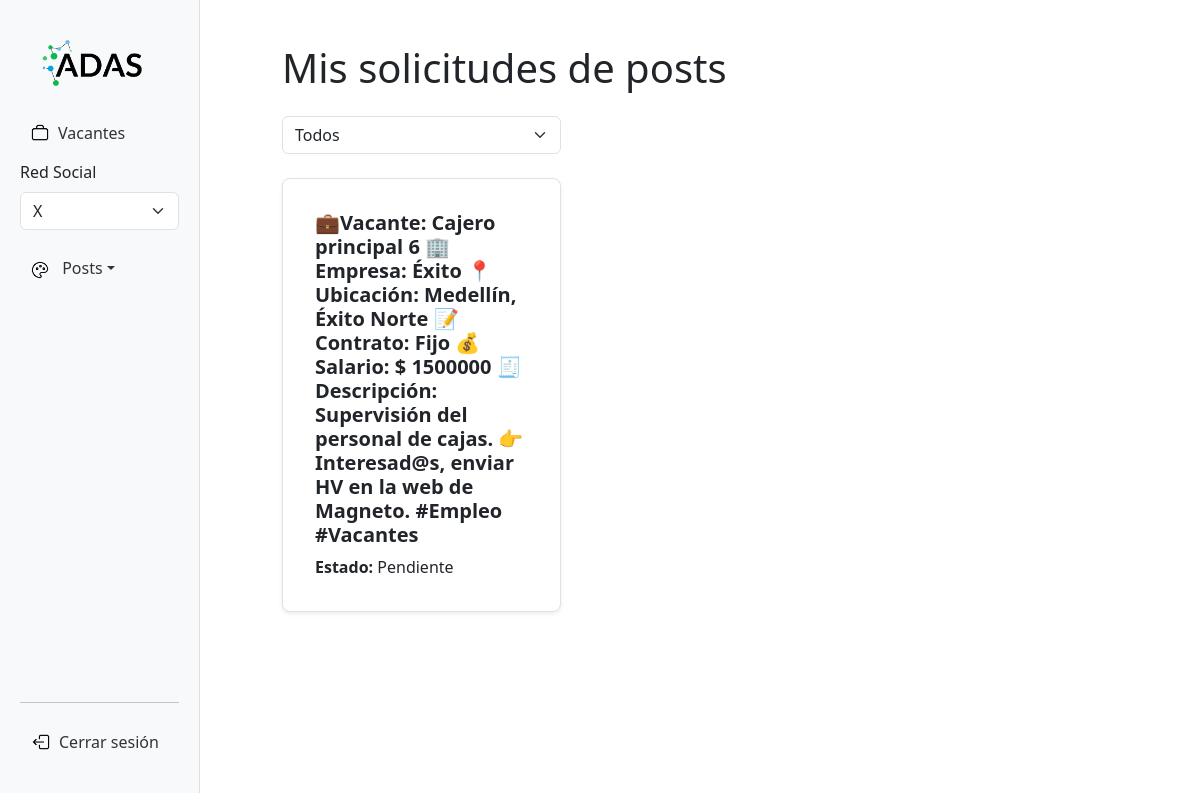
Page /administrador/mis-solicitudes/post/ (signed in) on the committed database.
### administrador/models.py (models this page shows, shortened)
class Post(models.Model):
    nombre = models.CharField(max_length=250)
    texto = models.TextField(blank=True, null=True)  # Texto del anuncio
    revision = models.OneToOneField(Revision, on_delete=models.CASCADE, null=True, blank=True) # Campo para aprovación
    created_at = models.DateField(default=date.today)

class Revision(models.Model):
    ESTADOS = [
        ('PENDIENTE', 'Pendiente'),
        ('APROBADO', 'Aprobado'),
        ('RECHAZADO', 'Rechazado'),
    ]
    usuario = models.ForeignKey(User, on_delete=models.CASCADE, related_name='revisiones')
    estado = models.CharField(max_length=20, choices=ESTADOS, default='Pendiente')
    comentario_admin = models.TextField(blank=True, null=True, help_text="Comentario del administrador al aprobar o rechazar")
    created_at = models.DateField(default=date.today)

### administrador/views.py (the view)
# urls.py: path("mis-solicitudes/<str:tipo>/", views.mis_solicitudes_contenido, name="mis_solicitudes_contenido"),
@login_required
def mis_solicitudes_contenido(request, tipo):
    MODELOS = {
        'ad': Ad,
        'post': Post,
    }
    Modelo = MODELOS.get(tipo)
    if not Modelo:
        messages.error(request, "Tipo de contenido inválido.")
        return redirect("home")  # o donde corresponda
    estado = request.GET.get('estado')
    if not estado:  # Si no se seleccionó estado o es vacío, traer todos
        contenido_pendiente = Modelo.objects.filter(revision__usuario=request.user)
    else:
        contenido_pendiente = Modelo.objects.filter(revision__usuario=request.user, revision__estado=estado)
    return render(request, "mis_solicitudes_contenido.html", {
        "contenidoo": contenido_pendiente,
        "tipo": tipo,
        "estado_seleccionado": estado  # para mantener seleccionado en el HTML
    })

### administrador/templates/mis_solicitudes_contenido.html (shortened to what this page needs)
{% extends 'panel.html' %}
{% block content %}
<div class="container mt-4">
    {% if tipo == 'post' %}
        <h1 class="mb-4">Mis solicitudes de posts</h1>
    {% endif %}
    <form method="get" class="mb-4">
    <div class="row">
            <div class="col-md-4">
                <select name="estado" class="form-select" onchange="this.form.submit()">
                    <option value="" {% if not estado_seleccionado %}selected{% endif %}>Todos</option>
                </select>
            </div>
        </div>
    </form>
    <div class="row row-cols-1 row-cols-md-2 row-cols-lg-3 g-4">
        {% for contenido in contenidoo %}
        <div class="col">
            <div class="card border rounded-3 shadow-sm p-3">
                <div class="card-body">
                    {% if tipo == 'post' %}
                    <h5 class="card-title fw-bold">{{ contenido.texto }}</h5>
                    {% endif %}
                    <p class="card-text"><strong>Estado:</strong> {{ contenido.revision.estado }}</p>
                </div>
            </div>
        </div>
        {% endfor %}
    </div>
</div>
{% endblock content %}

### administrador/templates/panel.html (style rules this page uses)
body { display: flex; height: 100vh; overflow: hidden; }

### rows in the picture
Post: texto "💼Vacante: Cajero principal 6 🏢Empresa: Éxito 📍Ubicación: Medellín, Éxito Norte 📝Contrato: Fijo 💰Salario: $ 1500000 🧾Descripción: Supervisión del personal de cajas. 👉 Interesad@s, enviar HV en la web de Magneto. #Empleo #Vacantes", revision.estado "Pendiente"
